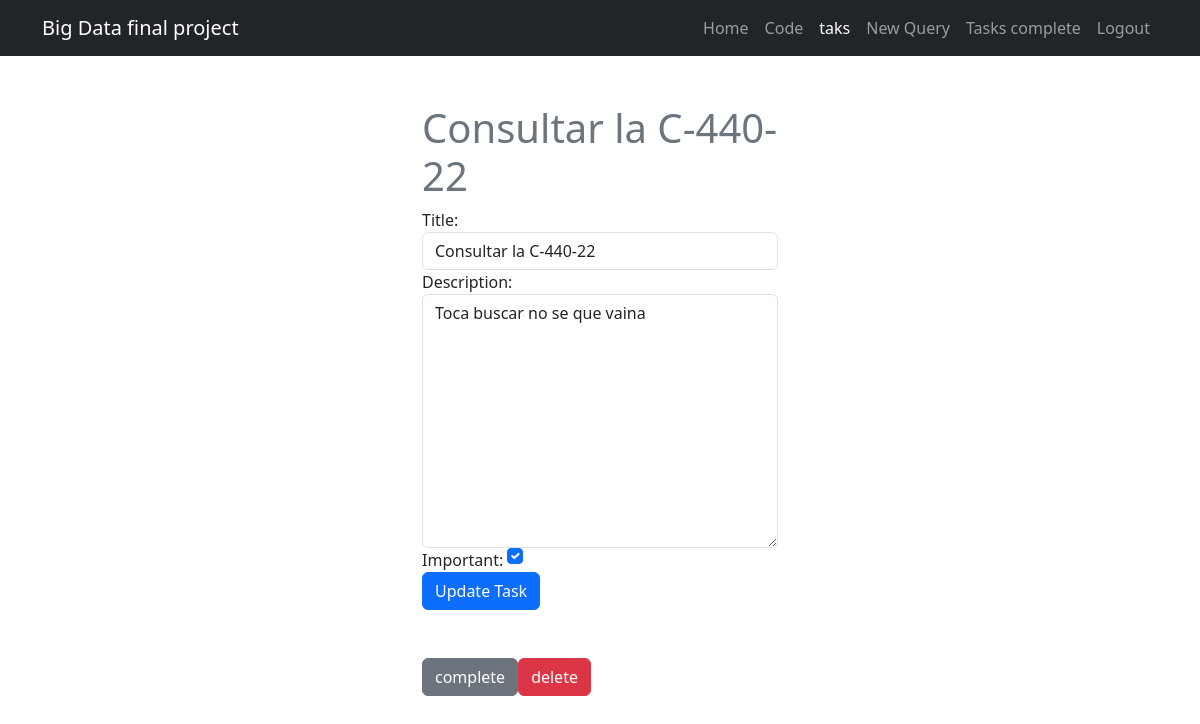
The page /tasks/2/ (signed in) on the database its author committed.
### tasks/models.py (models this page shows, shortened)
class Task(models.Model):
    title = models.CharField(max_length=100)
    description = models.TextField(blank=True)
    created = models.DateTimeField(auto_now_add=True)
    datacompleted = models.DateTimeField(null=True,blank=True)
    important = models.BooleanField(default=False)
    user = models.ForeignKey(User, on_delete=models.CASCADE)

### tasks/views.py (the view, shortened to what this page needs)
# urls.py: path('tasks/<int:task_id>/', views.task_detail ,name='task_detail'),
@login_required
def task_detail(request,task_id):
    if request.method == "GET":
        tasks = get_object_or_404(Task, pk=task_id, user=request.user)
        form = TaskForm(instance=tasks)
        return render(request, 'task_detail.html', {'task': tasks, 'form': form})

### tasks/forms.py
class TaskForm(ModelForm):
    class Meta:
        model = Task
        fields = ['title', 'description', 'important']
        widgets = {
            'title' : TextInput(attrs={'class': 'form-control', 'placeholder': 'write a title'}),
            'description' : Textarea(attrs={'class': 'form-control', 'placeholder' : 'write a description'}),
            'important' : CheckboxInput(attrs={'class': 'form-check-input m-auto'}),
        }

### tasks/templates/task_detail.html (shortened to what this page needs)
{% extends 'base.html' %}
{% block content %}
<main class="container">
    <div class="row">
        <div class="col-md-4 offset-md-4 mt-5">
            <form method="POST">
                <h1 class="text-secondary">{{task.title}} </details></h1>
                {{form}}
                <button class="btn btn-primary">Update Task</button>
            </form>
            <div class="mt-5 d-flex">
                <form action="{% url 'complete_tasks' task.id %}" method="POST">
                    <button class="btn btn-secondary">complete</button>
                </form>
                <form action="{% url 'delete_tasks' task.id %}" method="POST">
                    <button class="btn btn-danger">delete</button>
                </form>
            </div>
        </div>
    </div>
</main>
{% endblock %}

### rows shown on the page
Task: title "Consultar la C-440-22", description "Toca buscar no se que vaina", important "☑"
